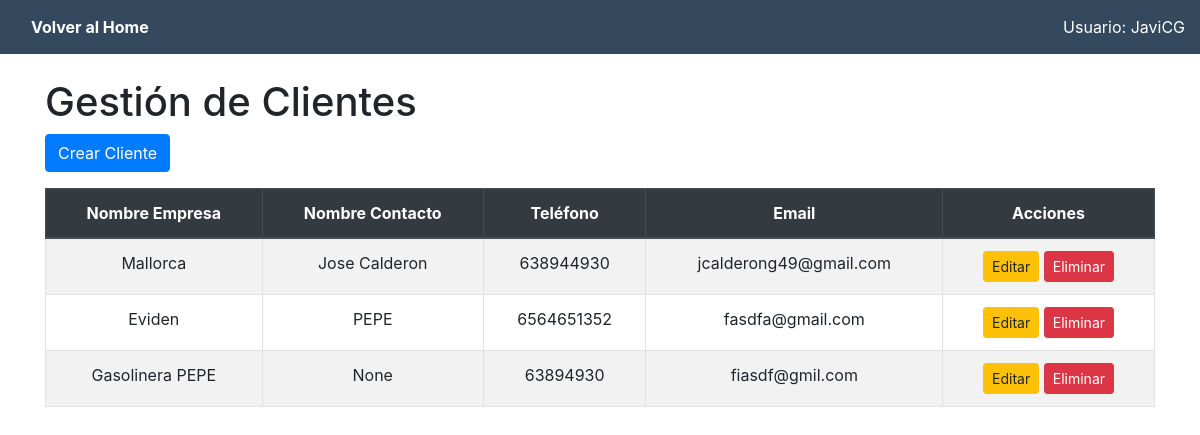
Screenshot of /tpv/clientes/ (signed in) with the database file from the repository.
### tpv_app/models.py (models this page shows, shortened)
class Usuario(AbstractBaseUser, PermissionsMixin):
    ROLES = [
        ('Administrador', 'Administrador'),
        ('Vendedor', 'Vendedor'),
    ]
    username = models.CharField(max_length=150, unique=True, verbose_name="Nombre de usuario")
    nombre = models.CharField(max_length=150, verbose_name="Nombre")
    apellido = models.CharField(max_length=150, verbose_name="Apellido")
    rol = models.CharField(max_length=15, choices=ROLES, default='Vendedor', verbose_name="Rol")
    is_active = models.BooleanField(default=True, verbose_name="¿Está activo?")
    is_staff = models.BooleanField(default=False, verbose_name="¿Es staff?")
    fecha_creacion = models.DateTimeField(auto_now_add=True, verbose_name="Fecha de creación")
    fecha_modificacion = models.DateTimeField(auto_now=True, verbose_name="Última modificación")
    USERNAME_FIELD = 'username'
    REQUIRED_FIELDS = ['nombre', 'apellido']
    objects = UsuarioManager()
    class Meta:
        verbose_name = "Usuario"
        verbose_name_plural = "Usuarios"

class Cliente(models.Model):
    id_cliente = models.AutoField(primary_key=True)
    nombre_empresa = models.CharField(null=True, max_length=255, verbose_name="Nombre de la empresa")
    nombre_contacto = models.CharField(max_length=100, null=True, blank=True, verbose_name="Nombre de contacto")
    direccion_fiscal = models.CharField(max_length=255, null=True, blank=True, verbose_name="Dirección fiscal")
    telefono_contacto = models.CharField(null=True, max_length=15, verbose_name="Teléfono de contacto")
    email_contacto = models.EmailField(null=True, blank=True, verbose_name="Email de contacto")
    nif_cif = models.CharField(max_length=20, null=True, unique=True, verbose_name="NIF/CIF")
    pagina_web = models.URLField(max_length=200, null=True, blank=True, verbose_name="Página web")

### tpv_app/views/clientes_views.py (the view)
# urls.py: path('clientes/', listar_clientes, name='clientes'),
@login_required
def listar_clientes(request):
    clientes = Cliente.objects.all()
    paginator = Paginator(clientes, 6)  # 6 clientes por página
    page_number = request.GET.get('page', 1)
    try:
        page_obj = paginator.get_page(page_number)
    except EmptyPage:
        page_obj = paginator.get_page(paginator.num_pages)
    return render(request, 'clientes.html', {
        'page_obj': page_obj,
        'usuario': request.user
    })

### tpv_app/templates/clientes.html (shortened to what this page needs)
<!DOCTYPE html>
<html lang="es">
<head>
    <link rel="stylesheet" href="https://cdn.jsdelivr.net/npm/bootstrap@4.5.2/dist/css/bootstrap.min.css">
</head>
<body>
    <nav>
        <div>
            <a href="{% url 'home' %}">Volver al Home</a>
        </div>
        <div>
            Usuario: {{ usuario.username|default:"Invitado" }}
        </div>
    </nav>
    <div class="container">
        <h1 class="mt-4">Gestión de Clientes</h1>
        <button class="btn btn-primary mb-3" data-toggle="modal" data-target="#crearClienteModal">
            Crear Cliente
        </button>
        <table class="table table-bordered table-striped">
            <thead class="thead-dark">
                <tr>
                    <th>Nombre Empresa</th>
                    <th>Nombre Contacto</th>
                    <th>Teléfono</th>
                    <th>Email</th>
                    <th>Acciones</th>
                </tr>
            </thead>
            <tbody>
                {% for cliente in page_obj.object_list %}
                <tr>
                    <td>{{ cliente.nombre_empresa }}</td>
                    <td>{{ cliente.nombre_contacto }}</td>
                    <td>{{ cliente.telefono_contacto }}</td>
                    <td>{{ cliente.email_contacto }}</td>
                    <td>
                        <button class="btn btn-warning btn-sm" data-toggle="modal" data-target="#crearClienteModal"
                            data-id="{{ cliente.id_cliente }}" data-nombre_empresa="{{ cliente.nombre_empresa|escape }}"
                            data-nombre_contacto="{{ cliente.nombre_contacto|escape }}"
                            data-direccion_fiscal="{{ cliente.direccion_fiscal|escape }}"
                            data-telefono_contacto="{{ cliente.telefono_contacto|escape }}"
                            data-email_contacto="{{ cliente.email_contacto|escape }}"
                            data-nif_cif="{{ cliente.nif_cif|escape }}" data-pagina_web="{{ cliente.pagina_web|escape }}">
                            Editar
                        </button>
                        <button class="btn btn-danger btn-sm" onclick="confirmarEliminacion('{{ cliente.id_cliente }}')">
                            Eliminar
                        </button>
                    </td>
                </tr>
                {% empty %}
                <tr>
                    <td colspan="5" class="text-center">No hay clientes disponibles.</td>
                </tr>
                {% endfor %}
            </tbody>
        </table>
    </div>
</body>
</html>

### tpv_app/templates/clientes.html (style rules this page uses)
nav { background-color: #34495e; color: #fff; padding: 15px; display: flex; justify-content: space-between; align-items: center; }
nav a { color: #fff; text-decoration: none; font-weight: bold; padding: 8px 16px; border-radius: 6px; transition: background-color 0.3s; }
table th, table td { text-align: center; }

### rows the page displays
Usuario: username "JaviCG"
Cliente: nombre_empresa "Mallorca", nombre_contacto "Jose Calderon", telefono_contacto "638944930", email_contacto "jcalderong49@gmail.com"
Cliente: nombre_empresa "Eviden", nombre_contacto "PEPE", telefono_contacto "6564651352", email_contacto "fasdfa@gmail.com"
Cliente: nombre_empresa "Gasolinera PEPE", nombre_contacto "None", telefono_contacto "63894930", email_contacto "fiasdf@gmil.com"
